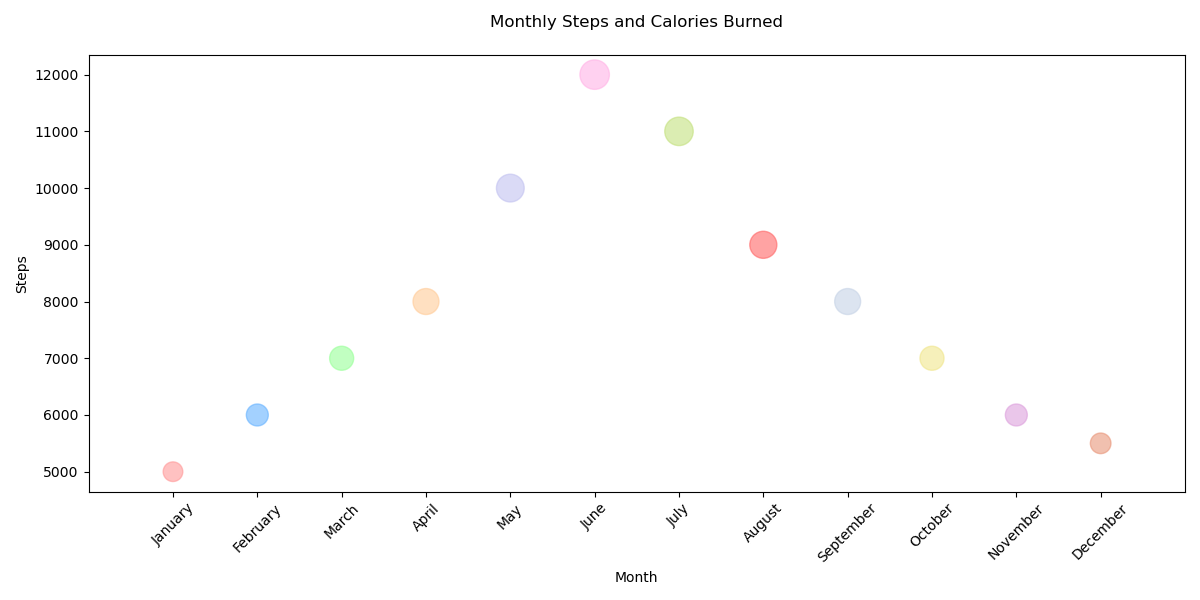

Source code (Python):

import matplotlib.pyplot as plt

months = ['January', 'February', 'March', 'April', 'May', 'June', 
          'July', 'August', 'September', 'October', 'November', 'December']
steps = [5000, 6000, 7000, 8000, 10000, 12000, 11000, 9000, 8000, 7000, 6000, 5500]
calories_burned = [200, 250, 300, 350, 400, 450, 420, 380, 350, 300, 250, 220]

month_numbers = [i+1 for i, _ in enumerate(months)]

plt.figure(figsize=(12, 6))
plt.scatter(month_numbers, steps, c=['#ff9999', '#66b3ff', '#99ff99', '#ffcc99',
                                     '#c2c2f0', '#ffb3e6', '#c4e17f', '#ff6666',
                                     '#c6d3e6', '#f0e68c', '#dda0dd', '#e9967a'],
            s=calories_burned, alpha=0.6)

plt.xticks(month_numbers, months, rotation=45)
plt.xlabel('Month')
plt.ylabel('Steps')
plt.title('Monthly Steps and Calories Burned', pad=20)
plt.xlim(0, 13)

plt.tight_layout()
plt.show()
